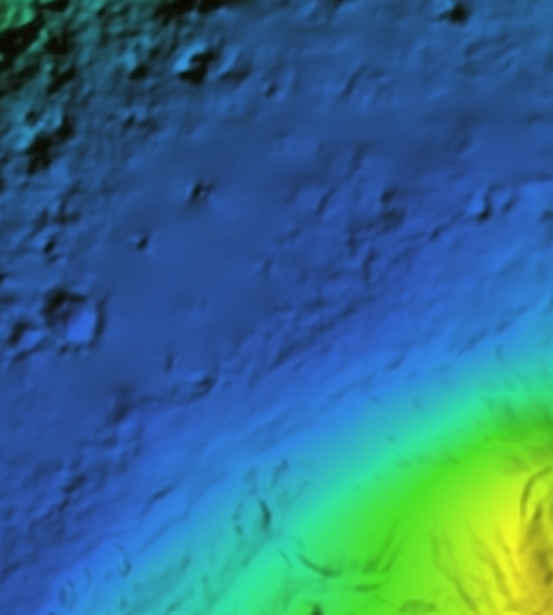
#> input picture src/images/cropped_topographic.png, 1105 x 1230 px, found by its file name (shown at 1/2 size); the run also reads 1 picture not shown here
$ python elevation_calc.py
#> lines starting #> are read from the running program, lines starting #| are printed output that depends on the picture
import cv2
import pandas as pd
import numpy as np

IMAGE_NAME = "src/images/cropped_topographic.png"
KEY_FILE_NAME = "src/images/topographic_key.png"

UPPER_ELEVATION_RANGE = 21229
LOWER_ELEVATION_RANGE = -8200

img = cv2.imread(IMAGE_NAME)
#> img is the input picture: shape (1230, 1105, 3); mean B, G, R 138.7, 110.8, 49.7
if img is None:
    raise FileNotFoundError(f"Image file '{IMAGE_NAME}' not found.")

key_img = cv2.imread(KEY_FILE_NAME)

if key_img is None:
    raise FileNotFoundError(f"Key image file '{KEY_FILE_NAME}' not found.")

max_colors = 512

legend_colors = np.mean(key_img, axis=0).astype(np.float32)
#> legend_colors = 1072 rows, first 8: [179.1, 173, 179.9], [134.7, 109, 124.8], [101.5, 57, 80.58], [112.2, 58.9, 86.26], [119.5, 63.74, 92.23], [122.7, 71.06, 98.06], [119.9, 74.71, 99.39], [115.8, 76.35, 98.23]
step = max(1, len(legend_colors) // max_colors)
#> step = 2
legend_colors = legend_colors[::step]
#> legend_colors = 536 rows, first 8: [179.1, 173, 179.9], [101.5, 57, 80.58], [119.5, 63.74, 92.23], [119.9, 74.71, 99.39], [110.8, 68.61, 90.39], [125.2, 73.81, 97.23], [138, 80.13, 106.8], [150.3, 94.9, 115.6]

elevations = np.linspace(LOWER_ELEVATION_RANGE, UPPER_ELEVATION_RANGE, len(legend_colors), dtype=np.float32)
#> elevations = 536 values from -8200 to 21229

# print("legend color count:", len(legend_colors))
# print("legend elevation min/max:", float(legend_elevations.min()), float(legend_elevations.max()))

downscale = 0.25
h, w = img.shape[:2]
#> h = 1230; w = 1105
target_h = max(1, int(h * downscale))
#> target_h = 307
target_w = max(1, int(w * downscale))
#> target_w = 276

small_map = cv2.resize(img, (target_w, target_h), interpolation=cv2.INTER_AREA).astype(np.float32)
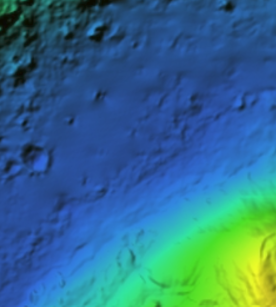
#> small_map: shape (307, 276, 3) float32; mean B, G, R 138.7, 110.8, 49.7
small_flat = small_map.reshape(-1, 3)

distances = np.linalg.norm(small_flat[:, None, :] - legend_colors[None, :, :], axis=2)
nearest_idx = distances.argmin(axis=1)
elevation_small = elevations[nearest_idx].reshape(target_h, target_w)
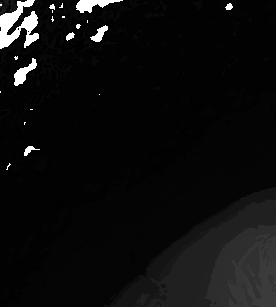
#> elevation_small: shape (307, 276) float32; min -4789.5, max 19138.7, mean -3443.5; drawn with min black and max white

elevation_data = cv2.resize(elevation_small.astype(np.float32), (w, h), interpolation=cv2.INTER_LINEAR)

# print("height", elevation_data.shape[0], "width", elevation_data.shape[1])
# print("elevation min/max:", float(np.nanmin(elevation_data)), float(np.nanmax(elevation_data)))

pd.DataFrame(elevation_data).to_csv("src/elevation_calc/elevation_data.csv", index=False, header=False)
